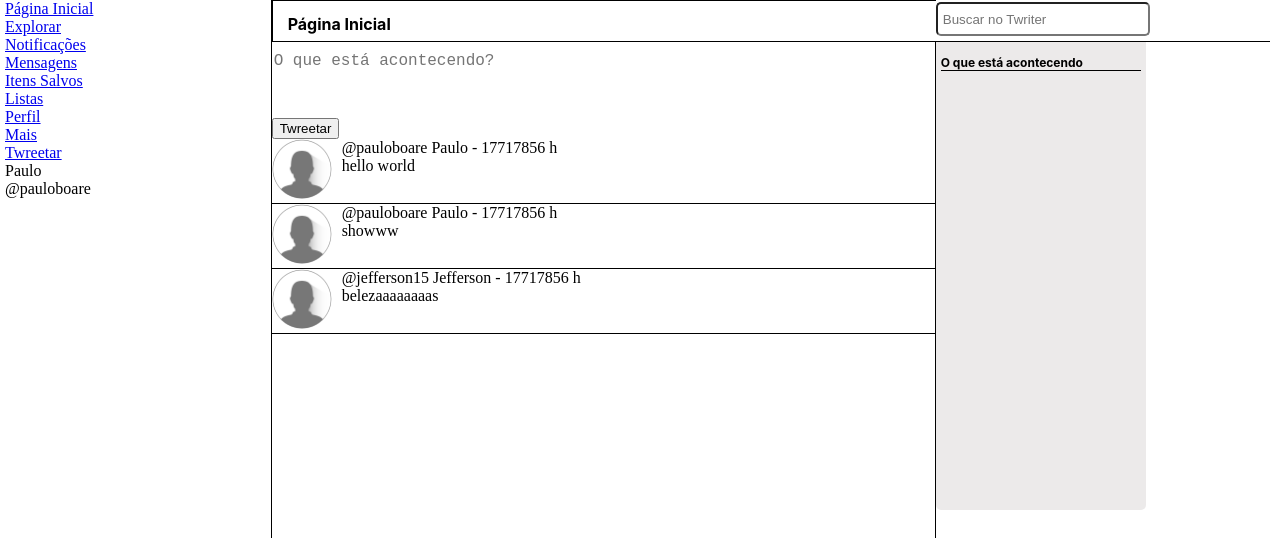
The app's page /index.php (signed in), older data.
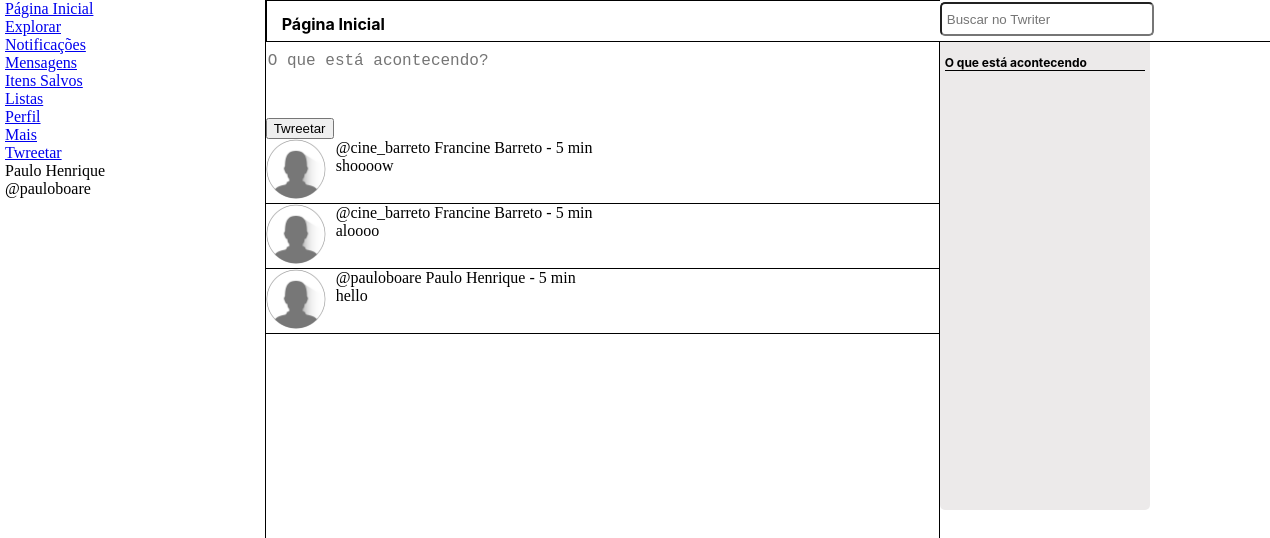
The same page, newer data.
### tables this page shows
CREATE TABLE `tb_posts` (
  `id_posts` int(6) NOT NULL,
  `fk_user` int(6) NOT NULL,
  `post` varchar(144) NOT NULL,
  `datatime` datetime NOT NULL
);

CREATE TABLE `tb_users` (
  `id_users` int(6) NOT NULL,
  `username` varchar(12) NOT NULL,
  `name` varchar(32) NOT NULL,
  `password` varchar(40) NOT NULL
);

### index.php (the view, shortened to what this page needs)
<?php include "header.php"; ?>
<main role="main" class="fullheight">
    <div id="feed-container">
                <div id="header-home">
                    <h2 id="title-feed"> Página Inicial </h2>
                </div>
        <div id="feed">
            <div id="feed-form">
                <form method="post">
                    <textarea name="post" id="twretar" placeholder="O que está acontecendo?"></textarea>
                    <div class="twreetar">
                        <input type="submit" value="Twreetar">
                    </div>
                    </form>
            </div>
            <section id="feed-posts">
                <?php
                include "connect.php";
                $sql = mysqli_query($connect, "SELECT * FROM tb_posts INNER JOIN tb_users ON tb_posts.fk_user = tb_users.id_users ORDER BY datatime DESC");
                while ($result=mysqli_fetch_array($sql)) {
                    $dataStart = $result['datatime'];
                    $dataNow = date("Y-m-d H:i:s");
                    $unix_Start = strtotime($dataStart);
                    $unix_Now = strtotime($dataNow);
                    $hours    = floor(($unix_Now - $unix_Start) / 3600);
                    $minutes  = floor((($unix_Now - $unix_Start) - ($hours * 3600)) / 60);
                    if($hours<1){
                        $crhonology= round($minutes,0);
                        $typeTime=" min";
                    }
                    elseif($hours>=1){
                        $crhonology= round($hours,0);
                        $typeTime=" h";
                    }
                    echo "<article id='posts'>
                    <div id='user-avatar'>
                        <img src='img/default.png' id='img-avatar'>
                    </div>
                    <div id='post-single'> @".
                    $result['username']." ".$result['name']." - " .$crhonology. " ".$typeTime. "<br>".
                    $result['post'].
                    "</div>
                    </article>";
                }
                ?>
            </section>
        </div>
    </div>
    <aside id="feed-right">
        <div id="aside-search">
            <input type="text" id="search-home" placeholder="Buscar no Twriter">
        </div>
        <section id="trendings">
            <h3 id="title-trendings"> O que está acontecendo </h3>
        </section>
    </aside>
</main>
</div>
</body>
</html>

### header.php (shortened to what this page needs)
<!DOCTYPE html>
<html lang="en">
<head>
    <link rel="stylesheet" href="css/style.css">
</head>
<body>
<div id="container" class="fullheight">
<header role="banner" class="fullheight">
    <div id="header-left">
    <nav role="navigation">
    <a href="#" role="link"><div><span>Página Inicial</span></div></a>
    <a href="#" role="link"><div><span>Explorar</span></div></a>
    <a href="#" role="link"><div><span>Notificações</span></div></a>
    <a href="#" role="link"><div><span>Mensagens</span></div></a>
    <a href="#" role="link"><div><span>Itens Salvos</span></div></a>
    <a href="#" role="link"><div><span>Listas</span></div></a>
    <a href="#" role="link"><div><span>Perfil</span></div></a>
    <a href="#" role="link"><div><span>Mais</span></div></a>
    </nav>
    <div class="twreetar">
        <a href="#" role="button"> <span>Twreetar</span></a>
    </div>
        <div id="myacount">
        <?php
        echo $_SESSION['name']."<br> @".$_SESSION['user-checked'];
        ?>
        </div>
    </div>
</header>

### css/style.css (style rules this page uses)
body { margin: 0; }
#container { display: flex; margin: auto; width: 1260px; }
main { flex-grow: 2; display: flex; }
header { flex-grow: 1; }
#header-home, #aside-search { position: fixed; top: 0; height:40px; }
#header-home { background: #ffffff; border: 1px #000000 solid; width: 100%; display: block; }
#aside-search { background: #ffffff; width: 100%; display: block; }
#twretar { resize: none; border: none; border-radius: 10px; font-size: 16px; width: 98%; height: 60px; }
#title-feed { font-family: BlinkMacSystemFont, "Segoe UI", Roboto, Helvetica, Arial, sans-serif; font-size: 16px; padding: 0; margin-left: 15px; }
#header-left { position: fixed; }
.fullheight { min-height: 969px; }
#feed { margin-top: 50px; }
#feed-container { margin: 0; padding: 0; flex-grow: 2; border-left: 1px #000000 solid; }
#feed-right { margin: 0; padding: 0; flex-grow: 1; border-left: 1px #000000 solid; }
#search-home { border-radius: 5px; padding: 5px; min-width: 200px; min-height: 20px; margin-top: 2px; }
#trendings { border-radius: 5px; background: #c4bebe52; padding: 5px; max-width: 200px; min-height: 500px; }
#title-trendings { font-family: BlinkMacSystemFont, "Segoe UI", Roboto, Helvetica, Arial, sans-serif; font-size: 12px; padding: 0; margin-top: 50px; border-bottom: #000000 solid 1px; }
#posts { display: flex; border-bottom: #000000 solid 1px; }
#img-avatar { border-radius: 50%; width: 60px; height: 60px; }
#post-single { margin-left: 10px; }

Row changes from the older to the newer data that the page shows:
removed tb_posts: fk_user.username "pauloboare", fk_user.name "Paulo", datatime "17717856", datatime "h", post "hello world"
removed tb_posts: fk_user.username "pauloboare", fk_user.name "Paulo", datatime "17717856", datatime "h", post "showww"
removed tb_posts: fk_user.username "jefferson15", fk_user.name "Jefferson", datatime "17717856", datatime "h", post "belezaaaaaaaas"
added tb_posts: fk_user.username "cine_barreto", fk_user.name "Francine Barreto", datatime "5", datatime "min", post "shoooow"
added tb_posts: fk_user.username "cine_barreto", fk_user.name "Francine Barreto", datatime "5", datatime "min", post "aloooo"
added tb_posts: fk_user.username "pauloboare", fk_user.name "Paulo Henrique", datatime "5", datatime "min", post "hello"
Text that changed along with them:
$_SESSION['name']: "Paulo" → "Paulo Henrique"
